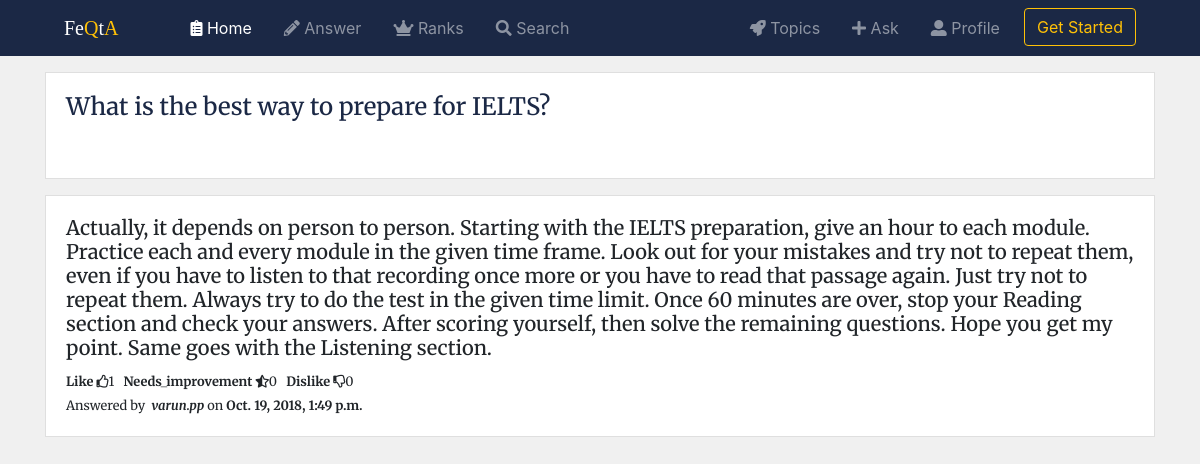
Page /FeQta/answer/answer-to24byvarunpp/ on the committed database.
### FeQta/models.py (models this page shows, shortened)
class Answer(models.Model):
    owner = models.ForeignKey(User, on_delete=models.CASCADE)
    question = models.ForeignKey(Question, on_delete=models.CASCADE)
    answer = models.TextField(max_length=20000)
    likes = models.ManyToManyField(User, related_name='answers_liked', blank=True)
    needs_improvement = models.ManyToManyField(User, related_name='answers_needimp', blank=True)
    dislikes = models.ManyToManyField(User, related_name='answers_disliked', blank=True)
    timestamp = models.DateTimeField(auto_now_add=True)
    updated = models.DateTimeField(auto_now=True)
    slug = models.SlugField(null=True, blank=True)
    objects = AnswerManager()
    class Meta:
        ordering = ['-updated', '-timestamp']

class Question(models.Model):
    owner = models.ForeignKey(User, on_delete=models.CASCADE)
    topic = models.ForeignKey(Topic, on_delete=models.CASCADE)
    question = models.TextField()
    desc = models.TextField(null=True, blank=True)
    slug = models.SlugField(null=True, blank=True)
    followers = models.ManyToManyField(User, related_name='question_followed_by', blank=True)
    objects = QuestionManager()
    timestamp = models.DateTimeField(auto_now_add=True)
    updated = models.DateTimeField(auto_now=True)
    def get_absolute_url(self):
        return reverse('FeQta:question_detail', kwargs={'slug': self.slug})

### FeQta/views.py (the view)
# urls.py: path('answer/<slug>/', views.AnswerDetailView.as_view(), name="answer_detail"),
class AnswerDetailView(DetailView):
    model = Answer
    def get_context_data(self, *args, **kwargs):
        context = super(AnswerDetailView, self).get_context_data(*args, **kwargs)
        is_liked = False
        is_need_imp = False
        is_disliked = False
        user = self.request.user
        answer = self.object
        if user in answer.likes.all():
            is_liked = True
        if user in answer.needs_improvement.all():
            is_need_imp = True
        if user in answer.dislikes.all():
            is_disliked = True
        context['is_liked'] = is_liked
        context['is_need_imp'] = is_need_imp
        context['is_disliked'] = is_disliked
        return context

### FeQta/models.py (called while the page is built)
    def get_queryset(self):
        return AnswerQuerySet(self.model, using=self._db)

### FeQta/templates/FeQta/answer_detail.html (shortened to what this page needs)
{% extends "base.html" %}
{% block body %}
    <div class="card">
        <div class="card-body">
            <h4 class="card-title"><a href="{{answer.question.get_absolute_url}}">{{ answer.question.question }}</a></h4><br/>
        </div>
    </div>
    <div class="mt-3">
        <div class="card mb-1">
                <div class="card-body">
                    <h5 class="card-text">{{ answer.answer }}</h5>
                    <small><b>Like</b>&nbsp;<i class="far fa-thumbs-up"></i>{{ answer.likes.count }}&nbsp;&nbsp;
                        <b>Needs_improvement</b>&nbsp;<i class="fas fa-star-half-alt"></i>{{answer.needs_improvement.count}}&nbsp;&nbsp;
                        <b>Dislike</b>&nbsp;<i class="far fa-thumbs-down"></i>{{answer.dislikes.count}}</small><br/>
                    <small>Answered by &nbsp;<i><b>{{answer.owner}}</b></i>&nbsp;on
                        <b>{{answer.timestamp}}</b></small>
                </div>
        </div>
    </div>
{% endblock %}

### templates/snippets/css.html (style rules this page uses)
body { background: #f0f0f0; }
a { color: #1b2845; }
.card { border-radius: 0; font-family: 'Merriweather', serif; }

### rows in the picture
Answer: question.question "What is the best way to prepare for IELTS?", answer "Actually, it depends on person to person. Starting with the IELTS preparation, give an hour to each module. Practice each and every module in the given time frame. Look out for your mistakes and try not to repeat them, even if you have to listen to that recording once more or you have to read that passage again. Just try not to repeat them. Always try to do the test in the given time limit. Once 60 minutes are over, stop your Reading section and check your answers. After scoring yourself, then solve the remaining questions. Hope you get my point. Same goes with the Listening section.", likes.count "1", needs_improvement.count "0", dislikes.count "0", owner "varun.pp", timestamp "Oct. 19, 2018, 1:49 p.m."
